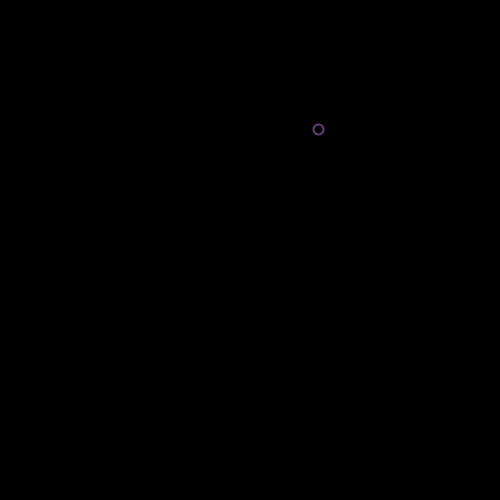
Frame 1 (no input)
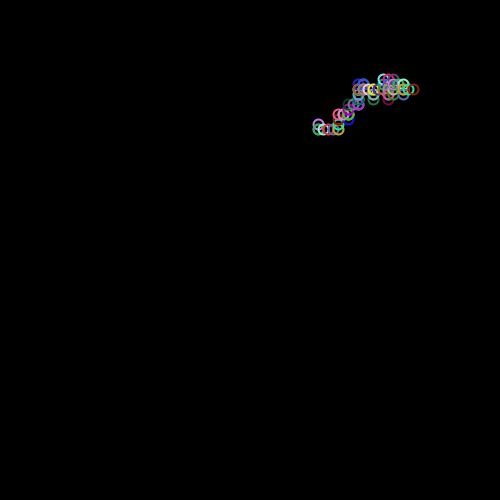
Frame 60 (the mouse pressed at the canvas centre just before this capture)
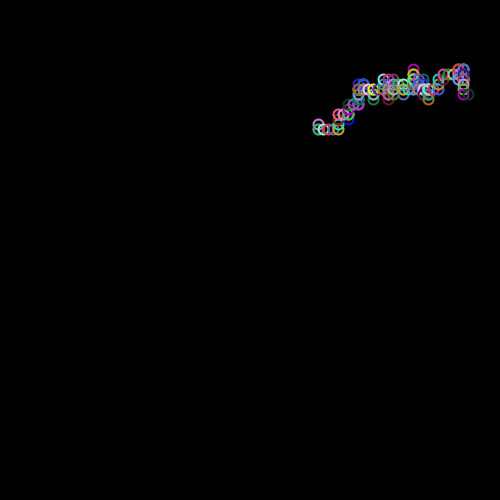
Frame 120 (the mouse held since frame 60 and released just before this capture)

The Processing sketch that drew these frames (run headless with seeded random() and noise(); from frame 60 on, the mouse is pressed at the canvas centre):

// Processing sketch: randomWalker_I2
// ── randomWalker_I2.pde
Walker walk;
int bgColor;
//int[] strke = new int[3];

void setup() {
  size(500,500);
  int randX = int(random(0, width)), randY = int(random(0, height));
  walk = new Walker(randX, randY);
  bgColor = 0;
  background(bgColor);
}

void draw() {
  walk.update();
  walk.changeCol();
  walk.display();
}
// ── Walker.pde
class Walker {
  int x, y;
  int strokeR, strokeG, strokeB;
  
  Walker(int xPos, int yPos) {
    x = xPos;
    y = yPos;
  }

  void update() {
    float rand = random(1);
    if (rand < .30) {
      y -= 5;
    } else if (rand < .60) {
      x += 5;
    } else if (rand < .90) {
      y += 5;
    } else {
      x -= 5;
    }

    x = constrain(x, 0, width - 1);
    y = constrain(y, 0, height - 1);
  }

  void display() {
    smooth();
    noFill();
    stroke(strokeR, strokeG, strokeB);
    strokeWeight(2);
    ellipse (x, y, 10, 10);
  }

  void changeCol() {
      strokeR += 100;
      strokeG += 60;
      strokeB += 115;
      strokeR %= 255;
      strokeG %= 255;
      strokeB %= 255;
  }
}
